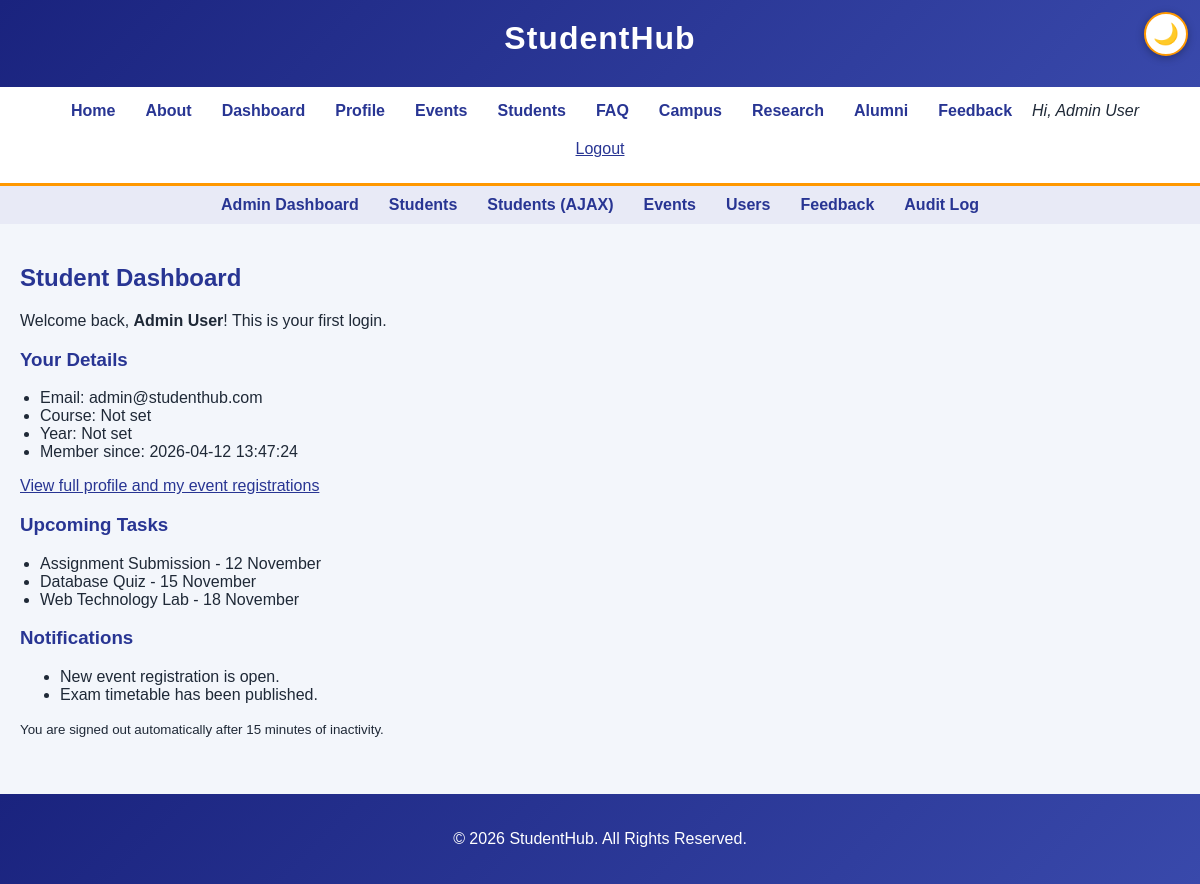
/dashboard.php (signed in), run on the app's committed database.
### tables this page shows
CREATE TABLE users (
    id                INT UNSIGNED AUTO_INCREMENT PRIMARY KEY,
    full_name         VARCHAR(60)  NOT NULL,
    email             VARCHAR(100) NOT NULL UNIQUE,
    mobile            CHAR(10)     NOT NULL,
    password_hash     VARCHAR(255) NOT NULL,
    course            VARCHAR(40)  NULL,
    year              VARCHAR(20)  NULL,
    gender            ENUM('Male','Female','Other') NULL,
    role              ENUM('student','admin') NOT NULL DEFAULT 'student',
    status            ENUM('active','inactive') NOT NULL DEFAULT 'active',
    last_login        DATETIME NULL,
    remember_selector VARCHAR(18) NULL,
    remember_hash     CHAR(64)    NULL,
    remember_expires  DATETIME    NULL,
    created_at        TIMESTAMP DEFAULT CURRENT_TIMESTAMP,
    INDEX idx_remember_selector (remember_selector)
);

### includes/db.php (called while the page is built, shortened)
<?php
function db(): mysqli
{
    static $conn = null;
    if ($conn instanceof mysqli) {
        return $conn;
    }
    $conn = @new mysqli(DB_HOST, DB_USER, DB_PASS, DB_NAME);
    $conn->set_charset('utf8mb4');
    return $conn;
}

### includes/init.php (called while the page is built, shortened)
<?php
require_once __DIR__ . '/db.php';
function e(?string $text): string
{
    return htmlspecialchars((string)$text, ENT_QUOTES | ENT_SUBSTITUTE, 'UTF-8');
}

### dashboard.php (the view, shortened to what this page needs)
<?php
require_once __DIR__ . '/includes/init.php';
$stmt = db()->prepare('SELECT full_name, email, course, year, created_at FROM users WHERE id = ? LIMIT 1');
$stmt->bind_param('i', $_SESSION['user_id']);
$stmt->execute();
$user = $stmt->get_result()->fetch_assoc();
$previous = $_SESSION['previous_login'] ?? null;
require __DIR__ . '/includes/header.php';
?>
    <main>
        <section>
            <h2>Student Dashboard</h2>
            <p>Welcome back, <strong><?= e($user['full_name']) ?></strong>!
               <?= $previous ? 'Your previous login was on ' . e($previous) . '.' : 'This is your first login.' ?></p>
            <article>
                <h3>Your Details</h3>
                <ul>
                    <li>Email: <?= e($user['email']) ?></li>
                    <li>Course: <?= e($user['course'] ?? 'Not set') ?></li>
                    <li>Year: <?= e($user['year'] ?? 'Not set') ?></li>
                    <li>Member since: <?= e($user['created_at']) ?></li>
                </ul>
            </article>
            <p><a href="profile.php">View full profile and my event registrations</a></p>
            <article>
                <h3>Upcoming Tasks</h3>
                <ul>
                    <li>Assignment Submission - 12 November</li>
                    <li>Database Quiz - 15 November</li>
                    <li>Web Technology Lab - 18 November</li>
                </ul>
            </article>
        </section>
        <aside>
            <h3>Notifications</h3>
            <ul>
                <li>New event registration is open.</li>
                <li>Exam timetable has been published.</li>
            </ul>
            <p><small>You are signed out automatically after <?= (int)(SESSION_TIMEOUT / 60) ?> minutes of inactivity.</small></p>
        </aside>
    </main>
<?php require __DIR__ . '/includes/footer.php'; ?>

### css/style.css (style rules this page uses)
body { margin: 0; font-family: Arial, sans-serif; background-color: #f5f5f5; color: #222; }
main { padding: 20px; }
:root { --bg: #f3f6fb; --surface: #ffffff; --input-bg: #ffffff; --text: #1f2937; --border: #d5dbe7; --zebra: #f7f9fd; --primary: #3949ab; --on-primary: #ffffff; --primary-soft: #e8eaf6; --link: #283593; --accent: #ff9800; --accent-soft: #fff3e0; --chrome-from: #1a237e; --chrome-to: #3949ab; --c1: #3949ab; --c2: #00897b; --c3: #fb8c00; --c4: #d81b60; }
body, body.dark-theme { background-color: var(--bg); color: var(--text); }
a { color: var(--link); }
h2, h3 { color: var(--link); }
main article ul { padding-left: 20px; }

### data on the page
users: full_name "Admin User", email "admin@studenthub.com", course "Not set", year "Not set", created_at "2026-04-12 13:47:24"

### other printed values
$_SESSION['name'] "Admin User"
$label "Admin Dashboard"
$label "Students"
$label "Students (AJAX)"
$label "Events"
$label "Users"
$label "Feedback"
$label "Audit Log"
SESSION_TIMEOUT / 60 "15"
